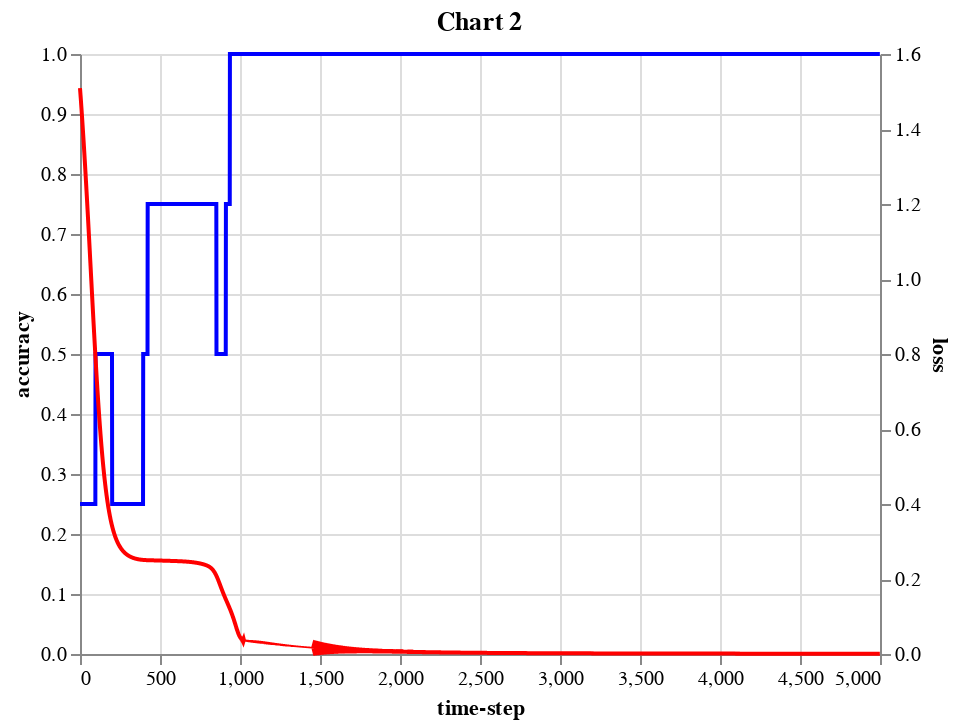

The cell this chart's notebook holds for it:
### Markdown cell above
**Chart 2** shows the error curve (red, right axis), and the accuracy curve (blue, left axis) for each epoch.

### Code cell
alt.data_transformers.disable_max_rows()

loss = history.history['loss']
accuracy = history.history['acc']

df = pd.DataFrame({"accuracy":accuracy, "loss":loss, "time-step": np.arange(0, len(accuracy))})

base = alt.Chart(df).mark_line(color="blue").encode(x="time-step", y="accuracy")
loss = alt.Chart(df).mark_line(color="red").encode(x="time-step", y="loss")
(base  + loss).properties(title='Chart 2').resolve_scale(y='independent')

### Figure 1 — Vega-Lite specification as saved in the notebook (floating-point values rounded to 4 significant figures; data arrays with more than 128 entries replaced by an {"elided": "..."} marker saying what was removed)
{"config": {"view": {"continuousWidth": 400, "continuousHeight": 300}}, "layer": [{"mark": {"type": "line", "color": "blue"}, "encoding": {"x": {"type": "quantitative", "field": "time-step"}, "y": {"type": "quantitative", "field": "accuracy"}}}, {"mark": {"type": "line", "color": "red"}, "encoding": {"x": {"type": "quantitative", "field": "time-step"}, "y": {"type": "quantitative", "field": "loss"}}}], "data": {"name": "data-c03349beb361db3898adb0cd3bce46d2"}, "resolve": {"scale": {"y": "independent"}}, "title": "Chart 2", "$schema": "https://vega.github.io/schema/vega-lite/v4.0.2.json", "datasets": {"data-c03349beb361db3898adb0cd3bce46d2": {"elided": "5000 records"}}}
